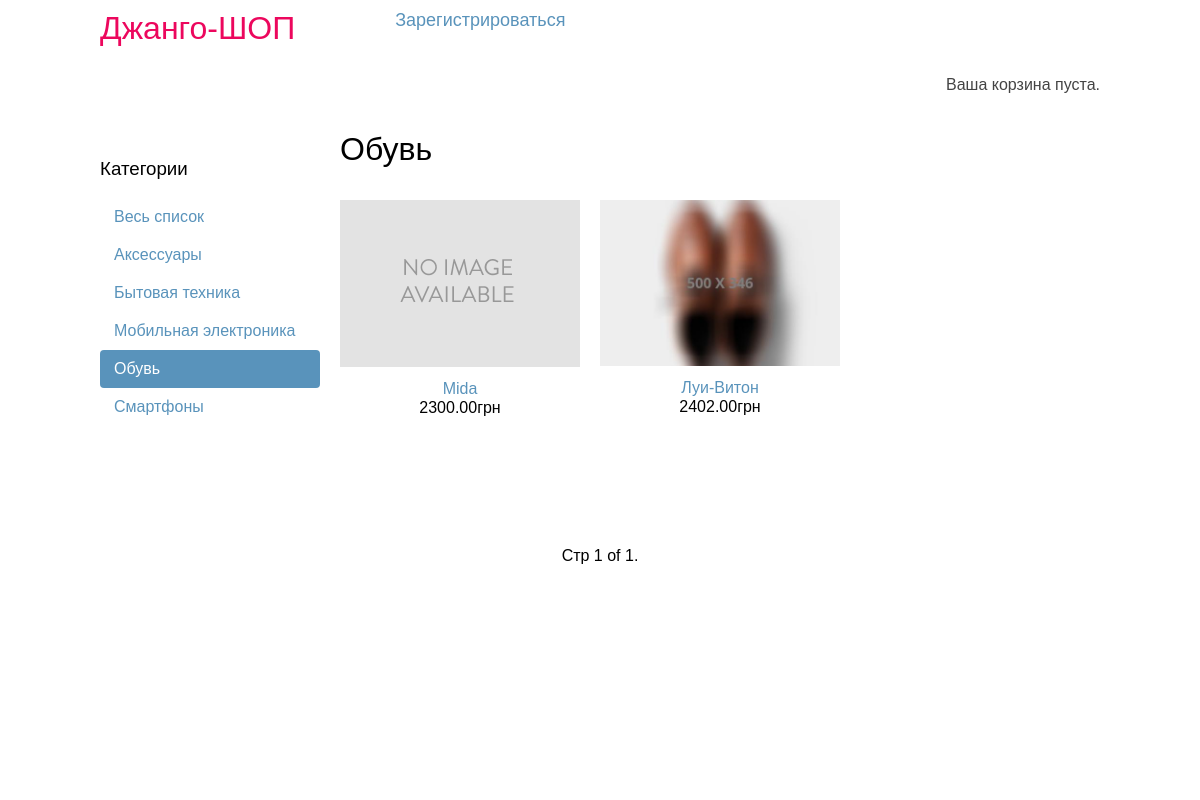
Screenshot of /obuv/ with the database file from the repository.
### shop/models.py (models this page shows, shortened)
class Category(models.Model):
    name = models.CharField(max_length=200, db_index=True, verbose_name='наименование')
    slug = models.SlugField(max_length=200, db_index=True, unique=True, verbose_name='краткое наименование')
    class Meta:
        ordering = ('name',)
        verbose_name = 'Категория'
        verbose_name_plural = 'Категории'
    def get_absolute_url(self):
        return reverse('shop:product_list_by_category', args=[self.slug])

class Product(models.Model):
    category = models.ForeignKey(Category, related_name='products', on_delete=models.CASCADE)
    name = models.CharField(max_length=200, db_index=True)
    slug = models.SlugField(max_length=200, db_index=True)
    image = models.ImageField(upload_to='products/%Y/%m/%d', blank=True)
    description = models.TextField(blank=True)
    price = models.DecimalField(max_digits=10, decimal_places=2)
    stock = models.PositiveIntegerField(verbose_name='акция')
    available = models.BooleanField(default=True)
    created = models.DateTimeField(auto_now_add=True)
    updated = models.DateTimeField(auto_now=True)
    class Meta:
        ordering = ('-created',)
        index_together = (('id', 'slug'),)
        verbose_name = 'Товар'
        verbose_name_plural = 'Товары'
    def get_absolute_url(self):
        return reverse('shop:product_detail', args=[self.id, self.slug])

### shop/views.py (the view)
# urls.py: url(r'^(?P<category_slug>[-\w]+)/$', views.product_list, name='product_list_by_category'),
def product_list(request, category_slug=None):
    category = None
    categories = Category.objects.all()
    products_list = Product.objects.filter(available=True)
    if category_slug:
        category = get_object_or_404(Category, slug=category_slug)
        products_list = products_list.filter(category=category)
        page = request.GET.get('page')
        paginator = Paginator(products_list, 2)
        try:
            products_list = paginator.page(page)
        except PageNotAnInteger:
            products_list = paginator.page(1)
        except EmptyPage:
            products_list = paginator.page(paginator.num_pages)
    return render(request, 'shop/product/list.html', {'category': category,
                                                      'categories': categories,
                                                      'products': products_list})

### cart/cart.py (called while the page is built)
    def __len__(self):
        return sum(item['quantity'] for item in self.cart.values())

### cart/context_processors.py (called while the page is built)
def cart(request):
    return {'cart': Cart(request) }

### shop/templates/shop/product/list.html (shortened to what this page needs)
{% extends "shop/base.html" %}
{% load static %}
{% block content %}
    <div id="sidebar">
        <h3>Категории</h3>
        <ul>
            <li {% if not category %}class="selected"{% endif %}>
                <a href="{% url "shop:product_list" %}">Весь список</a>
            </li>
        {% for c in categories %}
            <li {% if category.slug == c.slug %}class="selected"{% endif %}>
                <a href="{{ c.get_absolute_url }}">{{ c.name }}</a>
            </li>
        {% endfor %}
        </ul>
    </div>
    <div id="main" class="product-list">
        <h1>{% if category %}{{ category.name }}{% else %}Товары{% endif %}</h1>
        {% for product in products %}
            <div class="item">
                <a href="{{ product.get_absolute_url }}">
                    <img src="{% if product.image %}{{ product.image.url }}{% else %}{% static "img/no_image.png" %}{% endif %}">
                </a>
                <a href="{{ product.get_absolute_url }}">{{ product.name }}</a><br>
                {{ product.price }}грн
            </div>
        {% endfor %}
    </div>
    <div class="pagination">
        <span class="step-links">
            <span class="current">
                Стр {{ products.number }} of {{ products.paginator.num_pages }}.
            </span>
        </span>
    </div>
{% endblock %}

### shop/static/css/base.css (style rules this page uses)
body { margin:0; padding:0; font-family:helvetica, sans-serif; }
h1, h2, h3, h4, h5 , h6 { font-family: 'Ubuntu', sans-serif; font-weight:normal; }
a { text-decoration:none; color:#5993bb; }
#sidebar { width:220px; padding:30px 20px 0 0; float:left; }
#sidebar ul { margin:0; padding:0; }
#sidebar ul li { margin:0; list-style:none; padding:10px 14px; }
#sidebar ul li a { display:block; }
#sidebar ul li.selected { background:#5993bb; border-radius:4px; }
#sidebar ul li.selected a { color:#fff; }
#main { float:left; width: 96%; margin-right:-220px; overflow:hidden; }
.product-list { margin-bottom: 15vh; }
.product-list .item { width:25%; padding:10px 20px 10px 0; float:left; text-align:center; line-height:1.2; }
.product-list .item img { width:100%; margin-bottom:8px; }
.pagination { margin-top: 3vh; display: flex; justify-content: center; width: 100%; }
.pagination .step-links { display: block; }

### rows the page displays
Category: name "Аксессуары"
Category: name "Бытовая техника"
Category: name "Мобильная электроника"
Category: name "Обувь"
Category: name "Смартфоны"
Product: name "Mida", price "2300.00"
Product: image (picture), name "Луи-Витон", price "2402.00"

### other values shown
{{ products.number }} "1"
{{ products.paginator.num_pages }} "1"
